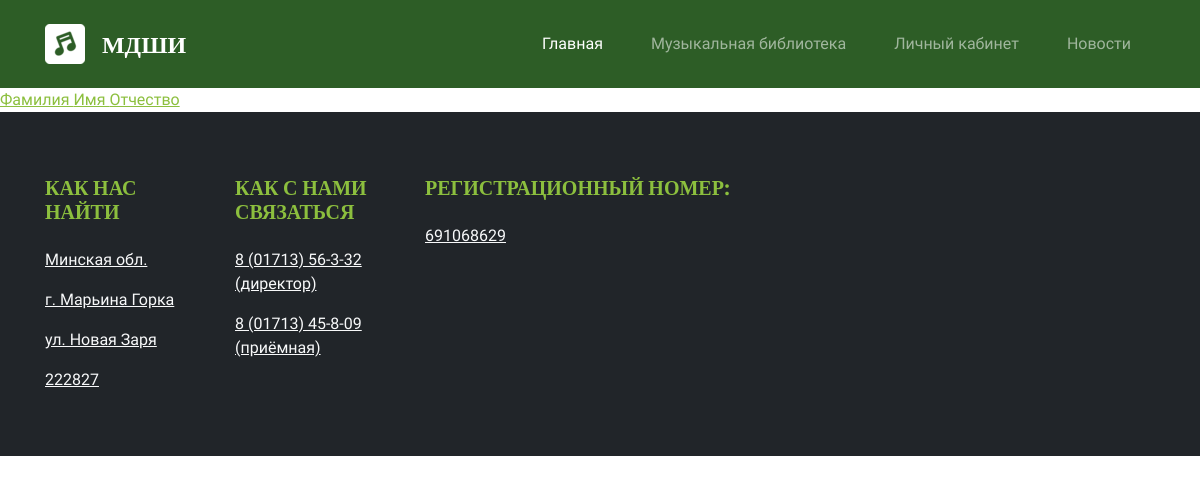
The app's page /contingent/, older data.
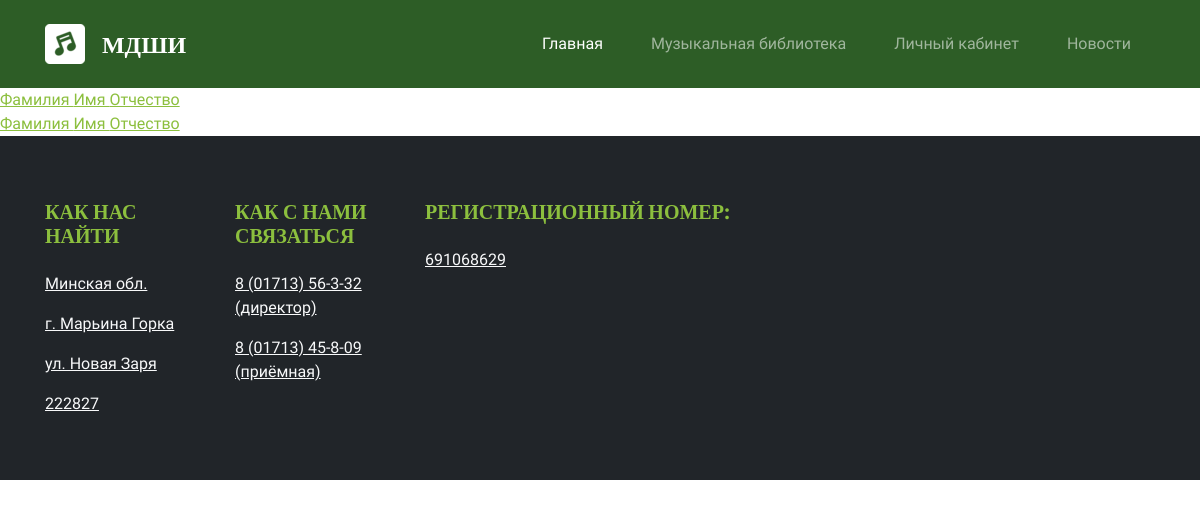
The same page, newer data.
### base/models.py (models this page shows)
class User(AbstractUser):
    STATUS_CHOICES = (
        ('admin', 'Администратор'),
        ('student', 'Ученик'),
        ('concertmaster', 'Концертмейстер'),
        ('editor', 'Редактор'),
        ('teacher', 'Учитель'),
    )
    f = models.CharField(max_length=200, null = False, default='Фамилия', verbose_name="Фамилия")
    i = models.CharField(max_length=200, null = False, default='Имя', verbose_name='Имя')
    o = models.CharField(max_length=200, null = False, default='Отчество', verbose_name='Отчество')
    department_name = models.CharField(max_length=200, null = False, default='Департамент', verbose_name='Департамент')
    teacher_name = models.CharField(max_length=200, null = False, default='Учитель', verbose_name='Учитель')
    instrument_name = models.CharField(max_length=200, null = False, default='Инструмент', verbose_name='Инструмент')
    teacher_number = PhoneNumberField(null=False, default='+375293123123', verbose_name='Номер учителя')
    years = models.CharField(max_length=
                             3, null=False, default='0', verbose_name='Продолжительность обучения')
    start_year = models.DateField(null=False, default= '2000-12-12', verbose_name='Дата начала обучения')
    user_number = PhoneNumberField(null=False, default='+375293123123', verbose_name='Телефон учащегося')
    parent_first_name = models.CharField(max_length=200, null=False, default='Имя представителя 1', verbose_name='ФИО Представителя 1')
    parent_first_number = PhoneNumberField(null=False, default='+375293123123', verbose_name='Телефон Представителя 1')
    parent_second_name = models.CharField(max_length=200, null=False, default='Имя представителя 2', verbose_name='Имя Представителя 2')
    parent_second_number = PhoneNumberField(null=False, default='+375293123123', verbose_name='Телефон Представителя 2')
    rewards = models.TextField(null=True, blank=True)
    bio = models.TextField(null=True, blank=True)
    status = models.CharField(max_length=20, choices=STATUS_CHOICES, null=False, default='student')
    avatar = models.ImageField(upload_to='images/', null=True,
                               default="images/profile-pictures/default.jpg",
                               verbose_name="Загрузите аватар для профиля")
    groups = models.ManyToManyField(GroupNumber, blank=True)
    subjects = models.ManyToManyField(Subject, blank=True)
    USERNAME_FIELD = 'username'
    REQUIRED_FIELDS = []

### base/views.py (the view)
# urls.py: path('contingent/', views.contingent, name='contingent'),
def contingent(request):
    users = User.objects.filter(status='student')
    context = {'users':users}
    return render(request, 'base/contingent.html', context)

### base/templates/base/contingent.html
{% extends 'main.html' %}
{% block content %}
{% for user in users %}
    <div>
    <a href="{% url 'student-info' user.id %}">{{ user.f}} {{ user.i}} {{ user.o}}</a>
    </div>
{% endfor %}
{% endblock content %}

Row changes from the older to the newer data that the page shows:
added User: f "Фамилия", i "Имя", o "Отчество"
